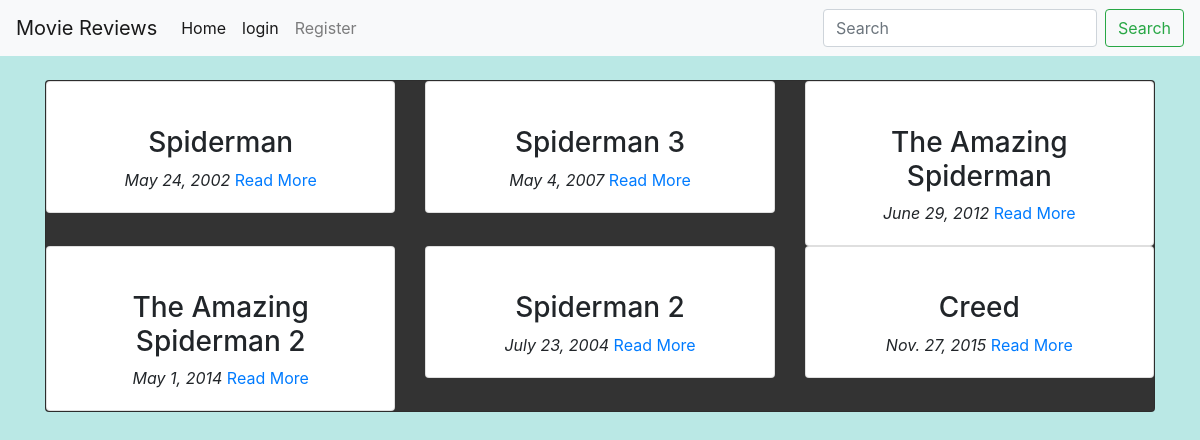
The page / on the database its author committed.
### main/models.py (models this page shows, shortened)
class Movie(models.Model):
    name=models.CharField(max_length=300)
    director=models.CharField(max_length=300)
    cast=models.CharField(max_length=600)
    description=models.TextField(max_length=5000)
    release_date=models.DateField()
    avRating=models.FloatField(default=0)
    image=models.URLField(default=None,null=True)

### main/views.py (the view)
# urls.py: path('', views.home,name="home"),
def home(request):
    query=request.GET.get("title")
    allMovies=None
    if query:
        allMovies=Movie.objects.filter(name__icontains=query)
    else:
        allMovies = Movie.objects.all()
    context={
        "movies": allMovies,
    }
    return render(request, 'main/index.html',context)

### main/templates/main/index.html (shortened to what this page needs)
{% extends 'main/base.html' %}
{% block content %}
 <div class="container">
     <br>
     <div class="card" id="backdrop">
         <div class="card_body">
             <div class="row">
                {% for movie in movies %}
                <div class="col-md-4">
                    <div class="card">
                        <div class="card-body">
                            <div class="text-center">
                            <h3 class="text-center">{{ movie.name}}</h3>
                            <i class="text-center">{{ movie.release_date }}</i>
                            <a href="{% url 'main:detail' movie.id %}"> Read More</a>
                        </div>
                        </div>
                    </div>
                </div>
                {% endfor %}
             </div>
         </div>
     </div>
 </div>
{% endblock %}

### main/templates/main/base.html (shortened to what this page needs)
<!doctype html>
<html lang="en">
  <head>
    <link rel="stylesheet" href="https://maxcdn.bootstrapcdn.com/bootstrap/4.0.0/css/bootstrap.min.css">
    {% load static %}
    <link rel="stylesheet" href="{% static 'css/main.css' %}">
  </head>
  <body>
    <nav class="navbar navbar-expand-lg navbar-light bg-light">
        <a class="navbar-brand" href="#">Movie Reviews</a>
        <div class="collapse navbar-collapse" id="navbarSupportedContent">
          <ul class="navbar-nav mr-auto">
            {% if user.is_authenticated %}
            <li class="nav-item active">
              <a class="nav-link" href="{% url 'main:home' %}">Home <span class="sr-only">(current)</span></a>
            </li>
            {% if request.user.is_superuser %}
            <li class="nav-item">
              <a class="nav-link" href="{% url 'main:add_movies' %}">Add Movie</a>
            </li>
            {%endif%}
            <li class="nav-item dropdown">
              <a class="nav-link dropdown-toggle" href="#" id="navbarDropdown" role="button" data-toggle="dropdown" aria-haspopup="true" aria-expanded="false">
                {{ user.username }}
              </a>
              <div class="dropdown-menu" aria-labelledby="navbarDropdown">
                <a class="dropdown-item" href="#">My Profile</a>
                <div class="dropdown-divider"></div>
                <a class="dropdown-item" href="{% url 'accounts:logout' %}">logout</a>
              </div>
            </li>
            {% else %}
            <li class="nav-item active">
              <a class="nav-link" href="{% url 'accounts:login' %}">Home <span class="sr-only">(current)</span></a>
            </li>
            <li class="nav-item active">
              <a class="nav-link" href="{% url 'accounts:login' %}">login</a>
            </li>
            <li class="nav-item">
              <a class="nav-link" href="{% url 'accounts:register' %}">Register</a>
            </li>
            {%endif%}
          </ul>
          <form class="form-inline my-2 my-lg-0" method="GET" action="{% url 'main:home' %}">
            <input class="form-control mr-sm-2" type="search" placeholder="Search" aria-label="Search" name="title">
            <button class="btn btn-outline-success my-2 my-sm-0" type="submit">Search</button>
          </form>
        </div>
      </nav>
    {% block content %}
    {% endblock %}
  </body>
</html>

### main/static/css/main.css (style rules this page uses)
body { background-color: #bae8e5 }
#backdrop { background-color:#333333 }

### rows shown on the page
Movie: name "Spiderman", release_date "May 24, 2002"
Movie: name "Spiderman 3", release_date "May 4, 2007"
Movie: name "The Amazing Spiderman", release_date "June 29, 2012"
Movie: name "The Amazing Spiderman 2", release_date "May 1, 2014"
Movie: name "Spiderman 2", release_date "July 23, 2004"
Movie: name "Creed", release_date "Nov. 27, 2015"
